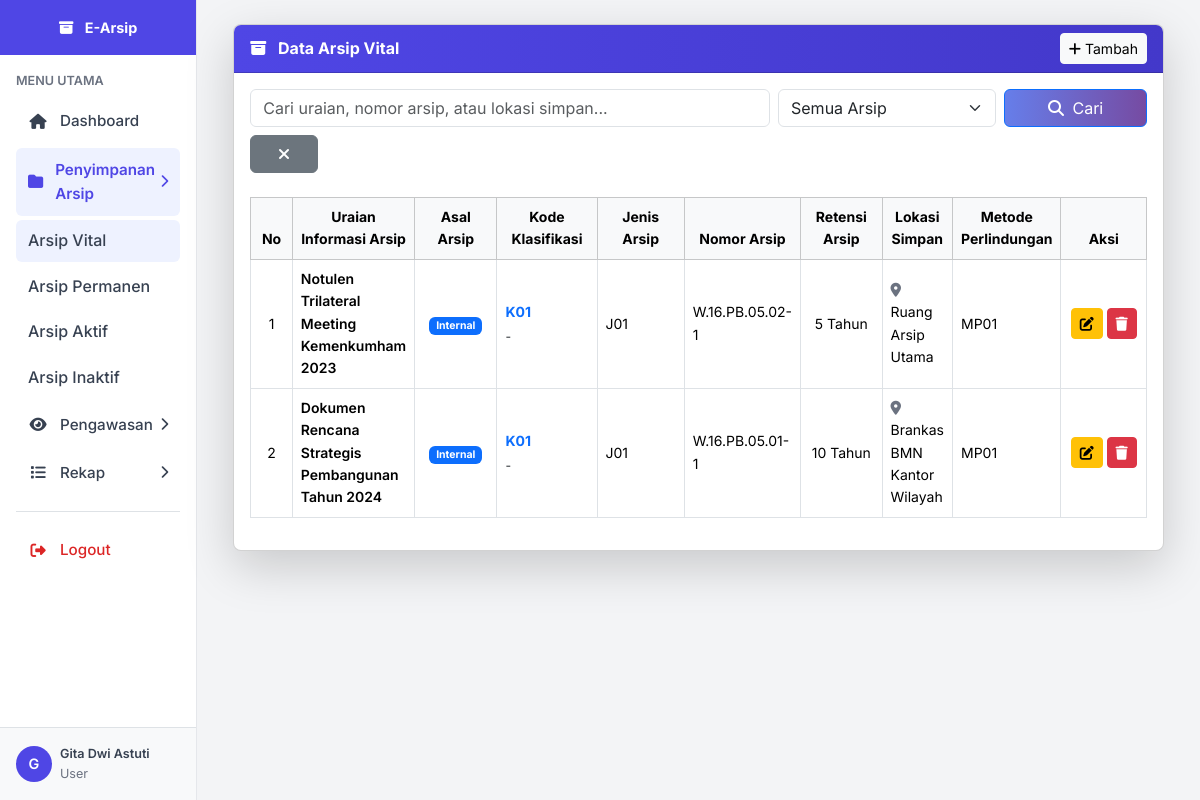
The app's page /arsip/arsip-vital/arsip-vital.php?klasifikasi=J01 (signed in) with its own data.
### tables this page shows
CREATE TABLE IF NOT EXISTS `arsip_vital` (
  `id_arsip_vital` int NOT NULL AUTO_INCREMENT,
  `user_id` int NOT NULL,
  `uraian_informasi` text NOT NULL,
  `asal_arsip` enum('internal','eksternal') NOT NULL,
  `id_kode` varchar(5) NOT NULL,
  `id_sub` varchar(20) NOT NULL,
  `id_subsub` varchar(30) DEFAULT NULL,
  `id_jenis` varchar(5) NOT NULL,
  `nomor_arsip` varchar(100) NOT NULL,
  `retensi` int NOT NULL,
  `lokasi_simpan` varchar(255) NOT NULL,
  `id_metode` varchar(5) NOT NULL,
  `file_pdf` varchar(255) NOT NULL,
  `created_at` timestamp NULL DEFAULT CURRENT_TIMESTAMP,
  `updated_at` timestamp NULL DEFAULT CURRENT_TIMESTAMP ON UPDATE CURRENT_TIMESTAMP,
  PRIMARY KEY (`id_arsip_vital`),
  KEY `user_id` (`user_id`),
  KEY `id_kode` (`id_kode`),
  KEY `id_sub` (`id_sub`),
  KEY `id_subsub` (`id_subsub`),
  KEY `id_jenis` (`id_jenis`),
  KEY `id_metode` (`id_metode`),
  CONSTRAINT `arsip_vital_ibfk_1` FOREIGN KEY (`user_id`) REFERENCES `users` (`id`),
  CONSTRAINT `arsip_vital_ibfk_2` FOREIGN KEY (`id_kode`) REFERENCES `kode_klasifikasi` (`id_kode`),
  CONSTRAINT `arsip_vital_ibfk_3` FOREIGN KEY (`id_sub`) REFERENCES `sub_klasifikasi` (`id_sub`),
  CONSTRAINT `arsip_vital_ibfk_4` FOREIGN KEY (`id_subsub`) REFERENCES `sub_sub_klasifikasi` (`id_subsub`),
  CONSTRAINT `arsip_vital_ibfk_5` FOREIGN KEY (`id_jenis`) REFERENCES `jenis_arsip` (`id_jenis`),
  CONSTRAINT `arsip_vital_ibfk_6` FOREIGN KEY (`id_metode`) REFERENCES `metode_perlindungan` (`id_metode`)
);

CREATE TABLE IF NOT EXISTS `jenis_arsip` (
  `id_jenis` varchar(5) NOT NULL,
  `nama_jenis` text NOT NULL,
  PRIMARY KEY (`id_jenis`)
);

CREATE TABLE IF NOT EXISTS `metode_perlindungan` (
  `id_metode` varchar(5) NOT NULL,
  `nama_metode` varchar(100) NOT NULL,
  PRIMARY KEY (`id_metode`)
);

### arsip/arsip-vital/arsip-vital.php (the view, shortened to what this page needs)
<?php
include '../../konektor.php';
$klasifikasi = $_GET['klasifikasi'] ?? '';
$kondisi = [];
if ($klasifikasi !== '' && $klasifikasi !== 'semua') {
    $kondisi[] = "arsip_vital.id_jenis = '$klasifikasi'";
}
$where = '';
if (!empty($kondisi)) {
    $where = "WHERE " . implode(" AND ", $kondisi);
}
$nomor_urut = 1;
$query_arsip = mysqli_query($db, "
    SELECT
        arsip_vital.id_arsip_vital,
        arsip_vital.uraian_informasi,
        arsip_vital.asal_arsip,
        arsip_vital.nomor_arsip,
        arsip_vital.retensi,
        arsip_vital.lokasi_simpan,
        arsip_vital.id_kode,     -- Ini berisi 'PB.05' atau 'PR.01'
        arsip_vital.id_jenis,
        arsip_vital.id_metode,
        sub_klasifikasi.id_sub,
        sub_klasifikasi.nama_sub,
        jenis_arsip.id_jenis,
        jenis_arsip.nama_jenis,
        metode_perlindungan.id_metode
    FROM arsip_vital
    LEFT JOIN sub_klasifikasi ON arsip_vital.id_kode = sub_klasifikasi.id_sub
    LEFT JOIN jenis_arsip ON arsip_vital.id_jenis = jenis_arsip.id_jenis
    LEFT JOIN metode_perlindungan ON arsip_vital.id_metode = metode_perlindungan.id_metode
    $where
    ORDER BY arsip_vital.id_arsip_vital DESC
");
include '../../layout/header.php';
?>
<div class="d-flex">
    <?php include '../../layout/sidebar.php'; ?>
    <main class="flex-grow-1 p-4" style="background-color:#f3f4f6; min-height:100vh;">
        <div class="container-fluid">
            <div class="card shadow-lg rounded-3 overflow-hidden">
                <div class="card-header text-white d-flex justify-content-between align-items-center"
                     style="background: linear-gradient(90deg,#4f46e5,#4338ca);">
                    <h5 class="mb-0 fw-bold">
                        <i class="fas fa-archive me-2"></i> Data Arsip Vital
                    </h5>
                    <a href="arsip-vital-tambah.php" class="btn btn-light btn-sm">
                        <i class="fas fa-plus"></i> Tambah
                    </a>
                </div>
                <div class="card-body">
                    <form method="GET" class="row g-2 mb-4 align-items-center">
                        <div class="col-md-7">
                            <input type="text"
                                name="search"
                                class="form-control"
                                placeholder="Cari uraian, nomor arsip, atau lokasi simpan..."
                                value="<?= htmlspecialchars($_GET['search'] ?? '') ?>">
                        </div>
                        <div class="col-md-3">
                            <select name="klasifikasi" class="form-select">
                                <option value="semua" <?= ($_GET['klasifikasi'] ?? '') == 'semua' ? 'selected' : '' ?>>
                                    Semua Arsip
                                </option>
                            </select>
                        </div>
                        <div class="col-md-2 d-grid">
                            <button type="submit" class="btn btn-primary">
                                <i class="fas fa-search me-1"></i> Cari
                            </button>
                        </div>
                        <?php if (!empty($_GET['search']) || !empty($_GET['klasifikasi'])): ?>
                        <div class="col-md-1 d-grid">
                            <a href="arsip-vital.php" class="btn btn-secondary">
                                <i class="fas fa-times"></i>
                            </a>
                        </div>
                        <?php endif; ?>
                    </form>
                    <div class="table-responsive">
                        <table class="table table-bordered table-hover align-middle">
                            <thead class="table-light text-center">
                                <tr>
                                    <th style="width:5%">No</th>
                                    <th>Uraian Informasi Arsip</th>
                                    <th style="width:10%">Asal Arsip</th>
                                    <th style="width:12%">Kode Klasifikasi</th>
                                    <th style="width:12%">Jenis Arsip</th>
                                    <th style="width:12%">Nomor Arsip</th>
                                    <th style="width:10%">Retensi Arsip</th>
                                    <th>Lokasi Simpan</th>
                                    <th>Metode Perlindungan</th>
                                    <th style="width:12%">Aksi</th>
                                </tr>
                            </thead>
                            <tbody>
                            <?php if (mysqli_num_rows($query_arsip) > 0) { ?>
                                <?php while ($data = mysqli_fetch_assoc($query_arsip)) { ?>
                                <tr>
                                    <td class="text-center"><?= $nomor_urut++ ?></td>
                                    <td class="fw-semibold">
                                        <?= htmlspecialchars($data['uraian_informasi']) ?>
                                    </td>
                                    <td class="text-center">
                                        <span class="badge <?= $data['asal_arsip'] == 'internal' ? 'bg-primary' : 'bg-success' ?>">
                                            <?= ucfirst($data['asal_arsip']) ?>
                                        </span>
                                    </td>
                                    <td class="text-primary fw-bold">
                                        <?= htmlspecialchars($data['id_kode']) ?>
                                        <div class="text-dark fw-normal small mt-1">
                                        <?= htmlspecialchars($data['nama_sub'] ?? '-') ?>
                                    </div>
                                    </td>
                                    <td><?= htmlspecialchars($data['id_jenis']) ?></td>
                                    <td><?= htmlspecialchars($data['nomor_arsip']) ?></td>
                                    <td class="text-center">
                                        <?= htmlspecialchars($data['retensi']) ?> Tahun
                                    </td>
                                    <td>
                                        <i class="fas fa-map-marker-alt text-muted me-1"></i>
                                        <?= htmlspecialchars($data['lokasi_simpan']) ?>
                                    </td>
                                    <td>
                                        <?= htmlspecialchars($data['id_metode']) ?>
                                    </td>
                                    <td class="text-center">
                                        <a href="arsip-vital-edit.php?id=<?= $data['id_arsip_vital'] ?>"
                                           class="btn btn-warning btn-sm">
                                            <i class="fas fa-edit"></i>
                                        </a>
                                        <a href="arsip-vital-hapus.php?id=<?= $data['id_arsip_vital'] ?>"
                                           onclick="return confirm('Yakin hapus data ini?')"
                                           class="btn btn-danger btn-sm">
                                            <i class="fas fa-trash"></i>
                                        </a>
                                    </td>
                                </tr>
                                <?php } ?>
                            <?php } ?>
                            </tbody>
                        </table>
                    </div>
                </div>
            </div>
        </div>
    </main>
</div>

### assets/css/style.css (style rules this page uses)
body { font-family: 'Inter', sans-serif; background-color: #f3f4f6; }
.btn-primary { background: linear-gradient(to right, #667eea, #764ba2); transition: opacity 0.3s ease; }
body { font-family: 'Inter', system-ui, -apple-system, BlinkMacSystemFont, 'Segoe UI', Roboto, Helvetica, Arial, sans-serif; font-size: 14px; font-weight: 400; color: #374151; line-height: 1.6; }
h5 { font-size: 1rem; font-weight: 500; }
.card-body { font-size: 0.875rem; }
small, .text-muted { color: #6B7280 !important; }

### layout/header.php (style rules this page uses)
body { font-size: 0.9rem; color: #374151; }

### records on screen
arsip_vital: uraian_informasi "Notulen Trilateral Meeting Kemenkumham 2023", asal_arsip "Internal", id_kode "K01", nama_sub "-", id_jenis.id_jenis "J01", nomor_arsip "W.16.PB.05.02-1", retensi "5", lokasi_simpan "Ruang Arsip Utama", id_metode.id_metode "MP01"
arsip_vital: uraian_informasi "Dokumen Rencana Strategis Pembangunan Tahun 2024", asal_arsip "Internal", id_kode "K01", nama_sub "-", id_jenis.id_jenis "J01", nomor_arsip "W.16.PB.05.01-1", retensi "10", lokasi_simpan "Brankas BMN Kantor Wilayah", id_metode.id_metode "MP01"

### other values on screen
substr($_SESSION['nama_lengkap'] ?? 'U', 0, 1) "G"
$_SESSION['nama_lengkap'] "Gita Dwi Astuti"
$_SESSION['role'] "User"
